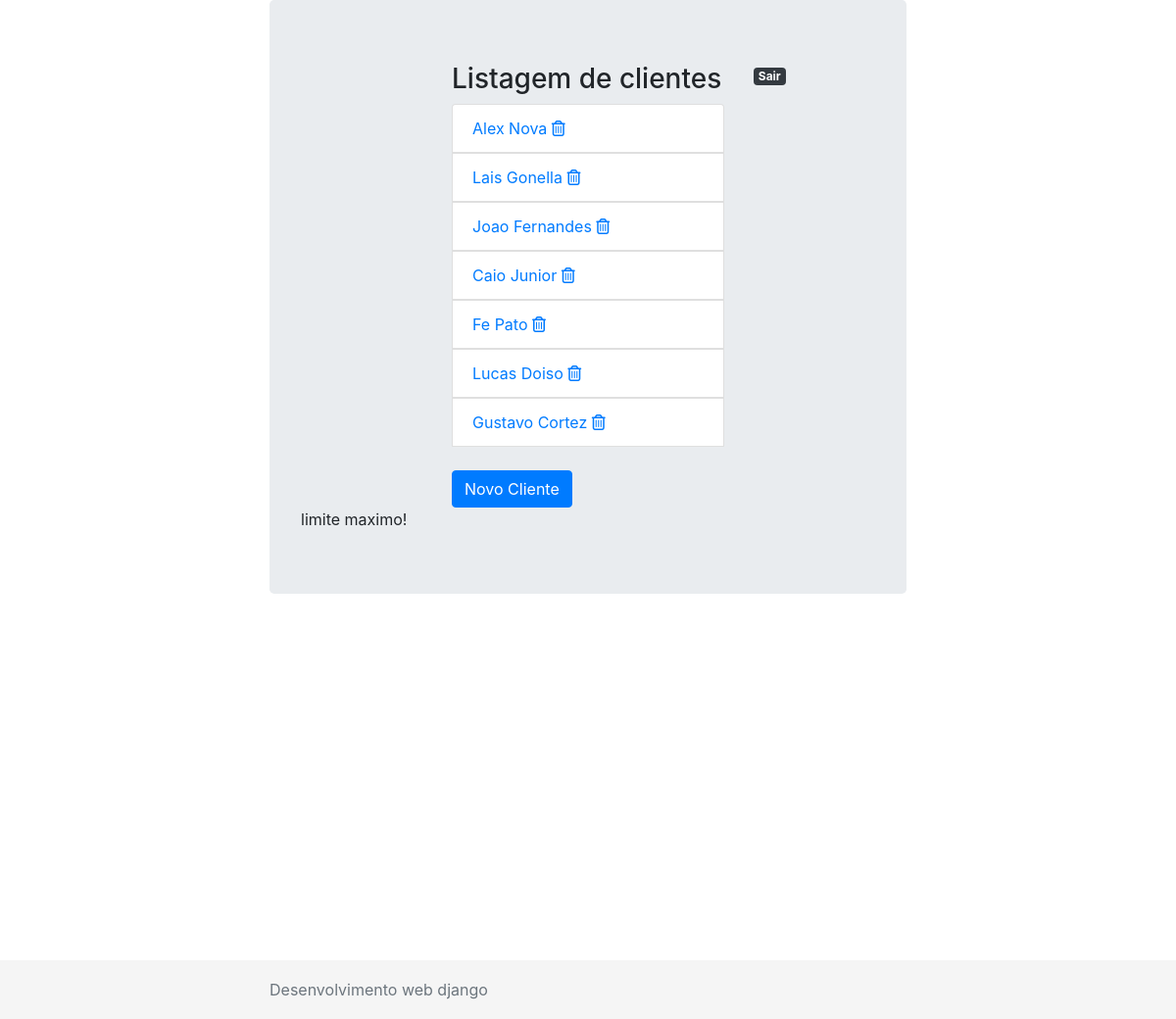
The page /clientes/list/ (signed in) on the database its author committed.
### clientes/models.py (models this page shows, shortened)
class Person(models.Model):
    objects = None
    first_name = models.CharField(max_length=30)
    last_name = models.CharField(max_length=30)
    age = models.IntegerField()
    salary = models.DecimalField(max_digits=5, decimal_places=2)
    bio = models.TextField()
    photo = models.ImageField(upload_to='clients_photos', null=True, blank=True)
    class Meta:
        permissions = (
            ('deletar_clientes', 'Deletar_clientes'),
        )
    @property
    def nome_completo(self):
        return self.first_name + ' ' + self.last_name

### clientes/views.py (the view)
# urls.py: path('list/', persons_list, name="persons_list"),
@login_required
def persons_list(request):
    persons = Person.objects.all()
    return render(request, 'person.html', {'persons': persons})

### clientes/templatetags/my_tags.py (called while the page is built)
@register.simple_tag
def current_time(format_string):
    return datetime.now().strftime(format_string)

@register.simple_tag
def footer_message():
    return 'Desenvolvimento web django'

### clientes/templates/person.html (shortened to what this page needs)
{% extends 'base.html'%}
{% load filters %}
{% block main %}
    <div class="row">
        <div class="col">
            </div>
            <div class="col-6">
                <h3> Listagem de clientes </h3>
                <ul class="list-group">
                    {% for person in persons%}
                        <li class="list-group-item">
                            <a href="{% url 'persons_update' person.id %}"> {{ person.nome_completo|title }}<a/>
                            <a href="{% url 'persons_delete' person.id %}" >
                                <i class="far fa-trash-alt"></i>
                        </li>
                        {% empty %}
                        <li> Sem clientes cadastrados </li>
                    {% endfor %}
                </ul>
                <br>
                <a href="{% url 'persons_new'%}" class="btn btn-primary"> Novo Cliente </a>
        </div>
        <div class="col">
            <p>{{ request.session.message }} <a href="{% url 'logout' %}"<span class="badge badge-dark">Sair</span>
                </a>
            </p>
        </div>
    </div>
{% if persons|length >= 4 %}
   limite maximo!
{% endif %}
{% endblock %}
{% block footer %}
    {% include 'footer.html'%}
{% endblock %}

### staticfiles/styles.css (style rules this page uses)
html { position: relative; min-height: 100%; }
body { margin-bottom: 60px; }

### rows shown on the page
Person: nome_completo "Alex Nova"
Person: nome_completo "Lais Gonella"
Person: nome_completo "Joao Fernandes"
Person: nome_completo "Caio Junior"
Person: nome_completo "Fe Pato"
Person: nome_completo "Lucas Doiso"
Person: nome_completo "Gustavo Cortez"
